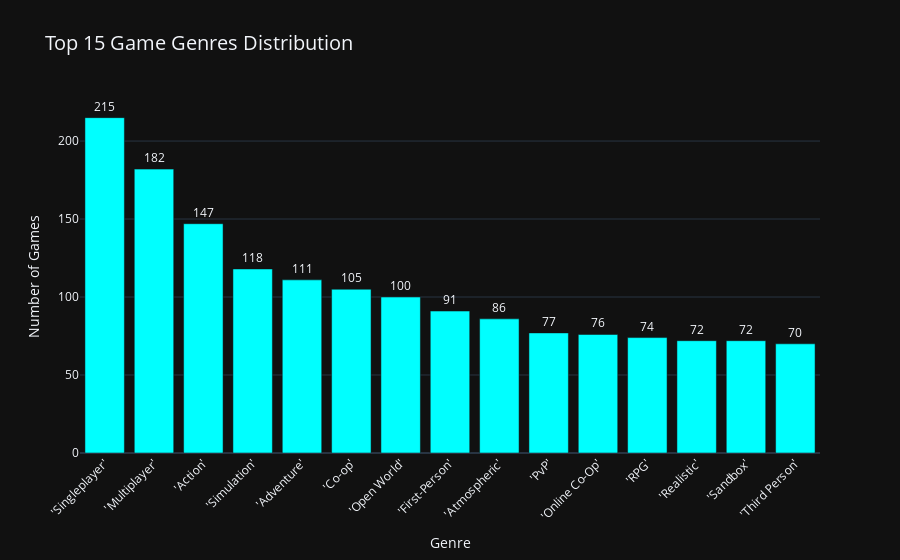

The notebook cell this image was saved under:
### Markdown cell above
This code identifies the top 10 games with the highest average recommendation scores, computes a co-recommendation matrix showing how frequently they are recommended together, and visualizes it using an enhanced heatmap with modern styling, clear annotations, and a clean, readable layout.

### Code cell
import plotly.express as px

# Count the frequency of each genre
genres_split = games_description['genres'].str.split(', ', expand=True).stack()
genre_counts = genres_split.value_counts().reset_index()
genre_counts.columns = ['genre', 'count']

# Plot genre distribution as a bar chart
fig = px.bar(
    genre_counts.head(15),  # Top 15 genres
    x='genre',
    y='count',
    text='count',
    title='Top 15 Game Genres Distribution',
    labels={'genre': 'Genre', 'count': 'Number of Games'},
    template='plotly_dark'
)
fig.update_traces(marker_color='cyan', textposition='outside')
fig.update_layout(
    xaxis_tickangle=-45,
    title_font_size=20,
    xaxis_title_font_size=14,
    yaxis_title_font_size=14,
    xaxis_tickfont_size=12
)
fig.show()

### Figure 1 — Plotly figure (JSON) as saved in the notebook; plotly's stock layout.template omitted (floating-point values rounded to 4 significant figures)
{"data": [{"alignmentgroup": "True", "hovertemplate": "Genre=%{x}<br>Number of Games=%{text}<extra></extra>", "legendgroup": "", "marker": {"color": "cyan", "pattern": {"shape": ""}}, "name": "", "offsetgroup": "", "orientation": "v", "showlegend": false, "text": [215, 182, 147, 118, 111, 105, 100, 91, 86, 77, 76, 74, 72, 72, 70], "textposition": "outside", "type": "bar", "x": ["'Singleplayer'", "'Multiplayer'", "'Action'", "'Simulation'", "'Adventure'", "'Co-op'", "'Open World'", "'First-Person'", "'Atmospheric'", "'PvP'", "'Online Co-Op'", "'RPG'", "'Realistic'", "'Sandbox'", "'Third Person'"], "xaxis": "x", "y": [215, 182, 147, 118, 111, 105, 100, 91, 86, 77, 76, 74, 72, 72, 70], "yaxis": "y"}], "layout": {"barmode": "relative", "legend": {"tracegroupgap": 0}, "title": {"font": {"size": 20}, "text": "Top 15 Game Genres Distribution"}, "xaxis": {"anchor": "y", "domain": [0, 1], "tickangle": -45, "tickfont": {"size": 12}, "title": {"font": {"size": 14}, "text": "Genre"}}, "yaxis": {"anchor": "x", "domain": [0, 1], "title": {"font": {"size": 14}, "text": "Number of Games"}}}}
